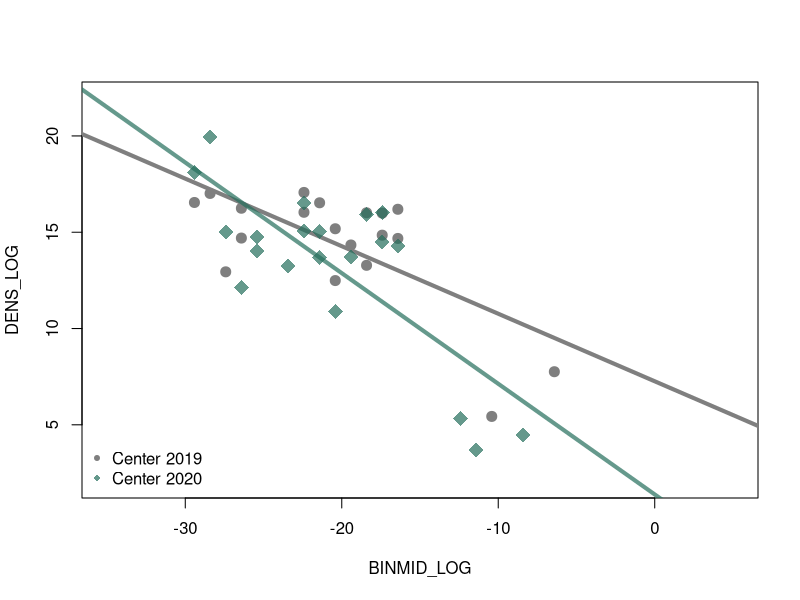
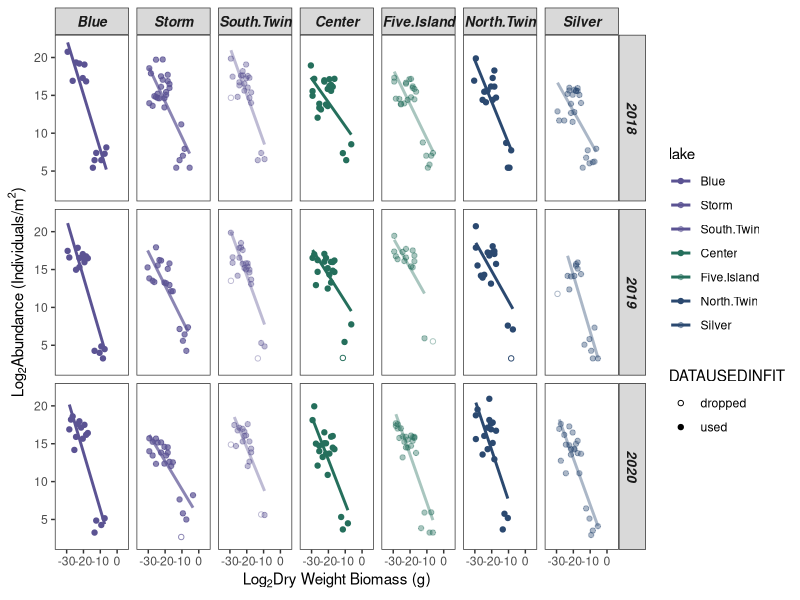

These charts were generated, in order, by the following R code:
# Isolate Center 2019 - 2020 for exit seminar # 


# Set working directory to wherever .csv files are # 

# Dataset 1 = fitsdata_zp-miv_long_springsummer.csv
# Datset 2 = shortoutput_zp-miv_springsummer.csv

# Plotting Figure 2 #=====================
#### Size Spectrum analysis of all lakes with slopes ####
# Output graphs with linear fits # 
library(ggplot2)
library(tidyverse)

fits = read_csv('fitsdata_zp-miv_long_springsummer.csv') # summary table of size spectra fits 
short.output = read_csv('shortoutput_zp-miv_springsummer.csv') # plotting data 

output_for_plot = short.output %>% 
  left_join(., fits, by = c('year', 'lake')) # Join makes it easier for ggplot to take the data, of course it creates many rep values 
output_for_plot
output_for_plot$lake = factor(output_for_plot$lake, levels = c('Blue','Storm', 'South.Twin', 'Center', 'Five.Island', 'North.Twin','Silver'))

# Output graphs with linear fits # 
# Reference - no removal # Blue, South Twin, Storm
ref_col_18 = rgb(91, 83, 147, max = 255, alpha = 100) 
ref_col_19 = rgb(91, 83, 147, max = 255, alpha = 180)
ref_col_20 = rgb(91, 83, 147, max = 255, alpha = 255)

# null, removal, removal # North Twin, Silver
nrr_col_18 = rgb(43, 73, 112, max = 255, alpha = 100) 
nrr_col_19 = rgb(43, 73, 112, max = 255, alpha = 180)
nrr_col_20 = rgb(43, 73, 112, max = 255, alpha = 255)

# removal, removal, null # Center, Five Island 
rrn_col_18 = rgb(37, 111, 92, max = 255, alpha = 100) 
rrn_col_19 = rgb(37, 111, 92, max = 255, alpha = 180)
rrn_col_20 = rgb(37, 111, 92, max = 255, alpha = 255)

# transparent 
transparent = rgb(255,255,255, max=255, alpha = 0)

# Filter down output_for_plot # 
center19.used = filter(output_for_plot, lake == 'Center' & year == 2019 & DATAUSEDINFIT == 'used')
center19.dropped = filter(output_for_plot, lake == 'Center' & year == 2019 & DATAUSEDINFIT == 'dropped')
center20.used = filter(output_for_plot, lake == 'Center' & year == 2020 & DATAUSEDINFIT == 'used')
center20.dropped = filter(output_for_plot, lake == 'Center' & year == 2020 & DATAUSEDINFIT == 'dropped')

windows(height = 4, width = 4)
plot(DENS_LOG~BINMID_LOG, data = center19.used, pch = 20, cex = 2,
     ylim = c(2, 22), xlim = c(-35, 5), col = 'gray50') 
abline(a = unique(center19.used$intcpt), b = unique(center19.used$slope), lwd = 4, col = 'gray50')
#points(DENS_LOG~BINMID_LOG, data = center19.dropped, pch = 1, cex = 2)
points(DENS_LOG~BINMID_LOG, data = center20.used, cex = 2, 
       col = rrn_col_19, pch = 18)
abline(a = unique(center20.used$intcpt), b = unique(center20.used$slope), lwd = 4, col = rrn_col_19)
points(DENS_LOG~BINMID_LOG, data = center20.dropped, cex = 2, 
       col = rrn_col_19, pch = 1)
legend('bottomleft', legend = c('Center 2019', 'Center 2020'), pch = c(20, 18), col = c('gray50', rrn_col_19), bty = 'n', cex = 1)



windows(width = 9, height = 4)
plot_ssa2 = 
  ggplot(output_for_plot, 
         aes(BINMID_LOG, DENS_LOG, shape = DATAUSEDINFIT, color = lake)) + 
  geom_point(size = 1.5) + 
  scale_shape_manual(values = c(1,19)) +
  ylim (2, 22) +
  xlim (-35, 5) +
  facet_grid(year ~ lake) + 
  
  labs( x = expression ( paste ( 'Log'[2], 'Dry Weight Biomass (g)') ), 
        y = expression ( paste ( 'Log'[2], 'Abundance (Individuals/m'^2,')' ) ) ) +
  scale_color_manual(values = c(ref_col_20, ref_col_19, ref_col_18,
                                rrn_col_20, rrn_col_18,
                                nrr_col_20, nrr_col_18)) +
  theme_bw() + 
  theme ( panel.grid.major = element_blank(),
          panel.grid.minor = element_blank(), 
          legend.background = element_blank(),
          legend.key = element_blank(),
          strip.text.x = element_text(size = 10, face = 'bold.italic' ),
          strip.text.y = element_text(size = 10, face = 'bold.italic' ) ) +
  geom_smooth( data = output_for_plot %>% filter(DATAUSEDINFIT == 'used') %>% subset ( fitmax & fitmin), 
               method = lm, se = FALSE)
#+ 
# geom_label(data = output_for_plot, aes(x=-7, y=PLACEMENT, label = format ( round( slope, 2 ), 2) ), show.legend = FALSE)
plot_ssa2